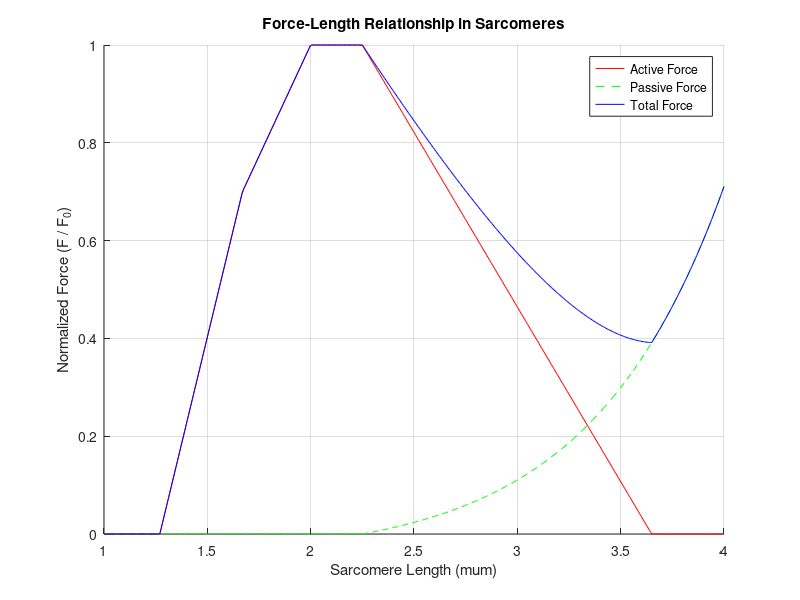

This figure's MATLAB source:
%Step 1: Initialize Constants & Input Vector (Physical dimensions of filaments)%
Myosin_Length=1.60;
Actin_Length=1.00;
Central_Bare_Zone=0.15;
Optimal_Length_Range_Min=2.00;
Optimal_Length_Range_Max=2.25;

L_Sarcomere=linspace(1.00,4.00,500);

%step 2: Active Force Piecewise Function (The 5 physical sliding zones of filaments)% 
F_Active=zeros(size(L_Sarcomere));
for i = 1:length(L_Sarcomere)
    L=L_Sarcomere(i);
    if L < 1.27
        %Extreme Collision filaments crash into z-disc (a dark,
        %protein-rich structural boundary that separates adjacent sarcomeres in striated and cardiac muscle cells.
        %It acts as the anchor point for thin actin filaments and helps transmit the physical force generated during muscle contraction.)
        %Minimized cross-bridge formation due to no space to bind myosin and actin filaments
        F_Active(i)=0;
    elseif 1.27 < L && L < 1.67
            %Ascending limb 1 - Thick filament presses against Z-discs,
            %filaments are compressed against each other significantly jamming sarcomere and impacting force potential.
            F_Active(i)= ((L-1.27)/(1.67-1.27))*0.70;
    elseif 1.67 < L && L < Optimal_Length_Range_Min
            %Ascending Limb 2 - actin filaments double-overlap in the center, 
            %interference between overlapping filaments reduces overall force potential,
            %but because there is more space between filaments there is still more force potential than previous two levels.
            %The spacing allows some cross-bridges to form between myosin heads and actin filaments
            F_Active(i)= 0.70+0.30*((L-1.67)/(Optimal_Length_Range_Min-1.67));
    elseif Optimal_Length_Range_Min < L && L < Optimal_Length_Range_Max
            %Optimal Plateau - Maximum cross-bridge binding, perfect
            %spacing between filaments allows myosin heads to bond with actin filaments,
            %creating cross-bridges, which release stored energy from ADP and phosphate,
            %pulling in the actin filament, forcibly shortening muscle fiber to cause contraction. 
            %A new ATP molecule binds to the myosin head, 
            %breaking the bridge and resetting the myosin head to form another bridge
            F_Active(i)= 1.0;
    elseif Optimal_Length_Range_Max < L && L < 3.65
            %Descending Limb - Filaments pull apart and myosin heads start becoming unable to reach the actin filaments to form cross-bridges
            F_Active(i)= 1.0 - ((L-Optimal_Length_Range_Max)/(3.65-Optimal_Length_Range_Max));
    else
        %Zero Overlap - Almost or no cross-bridges form because most if not all myosin and actin filaments are too far apart from each other to bind.
        F_Active(i)=0;
    end
end 

%Step 3: Passive Force Calculation (Titin exponential spring model)%
%Titin is a protein that acts like a molecular spring.
%It's responsible for muscle elasticity and making muscles snap back after stretching as well as keeping muscle fibers organized.

F_Passive = zeros(size(L_Sarcomere));
K_Passive = 3.5;

for i = 1:length(L_Sarcomere)
    L=L_Sarcomere(i);
    if L > Optimal_Length_Range_Max
        Strain = (L - Optimal_Length_Range_Max) / Optimal_Length_Range_Max;
        F_Passive(i) = 0.05 * (exp(K_Passive * Strain) - 1);
    else
        F_Passive(i) = 0.0;
    end
end

%Step 4:Total Force & Data Aggregation%
%Combining the active force of stretching between cross bridges of filaments with the passive pulling force of the titin.
F_Total = F_Active + F_Passive;

%Step 5: Visualization & Figure Exporting (Plot formatting, shading, and labels)%
figure
hold on
plot(L_Sarcomere,F_Active,'r-')
plot(L_Sarcomere,F_Passive,'g--')
plot(L_Sarcomere,F_Total,'b-')
xlabel("Sarcomere Length (\mum)")
ylabel("Normalized Force (F / F_0)")
title('Force-Length Relationship in Sarcomeres');
legend('Active Force', 'Passive Force', 'Total Force');
grid on;
hold off;
